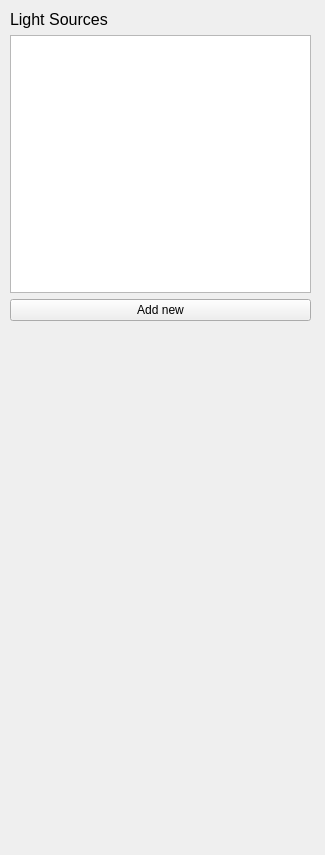
<?xml version="1.0" encoding="UTF-8"?>
<ui version="4.0">
 <class>Form</class>
 <widget class="QWidget" name="Form">
  <property name="geometry">
   <rect>
    <x>0</x>
    <y>0</y>
    <width>325</width>
    <height>855</height>
   </rect>
  </property>
  <property name="windowTitle">
   <string>Light Source Settings</string>
  </property>
  <widget class="QWidget" name="gridLayoutWidget">
   <property name="geometry">
    <rect>
     <x>10</x>
     <y>10</y>
     <width>301</width>
     <height>311</height>
    </rect>
   </property>
   <layout class="QGridLayout" name="gridLayout">
    <item row="1" column="0">
     <widget class="QGraphicsView" name="minimap"/>
    </item>
    <item row="0" column="0">
     <widget class="QLabel" name="label">
      <property name="text">
       <string>&lt;html&gt;&lt;head/&gt;&lt;body&gt;&lt;p&gt;&lt;span style=&quot; font-size:12pt;&quot;&gt;Light Sources&lt;/span&gt;&lt;/p&gt;&lt;/body&gt;&lt;/html&gt;</string>
      </property>
     </widget>
    </item>
    <item row="2" column="0">
     <widget class="QPushButton" name="pushButton_add_new">
      <property name="text">
       <string>Add new</string>
      </property>
     </widget>
    </item>
   </layout>
  </widget>
  <widget class="QWidget" name="verticalLayoutWidget">
   <property name="geometry">
    <rect>
     <x>10</x>
     <y>330</y>
     <width>301</width>
     <height>511</height>
    </rect>
   </property>
   <layout class="QVBoxLayout" name="verticalLayout"/>
  </widget>
 </widget>
 <resources/>
 <connections/>
</ui>
